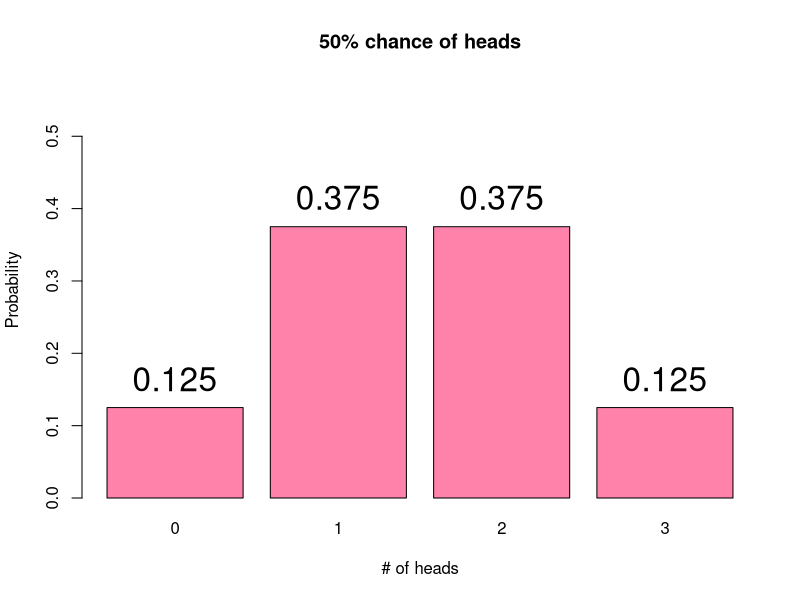
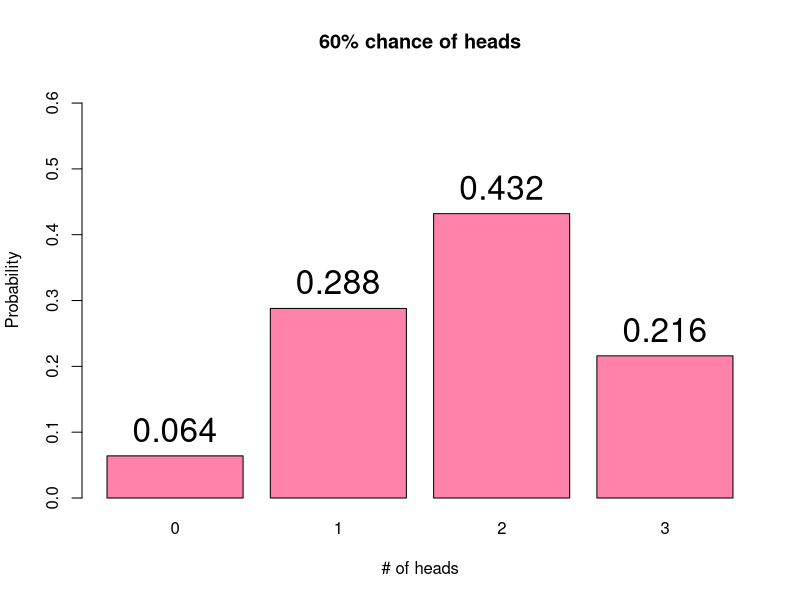
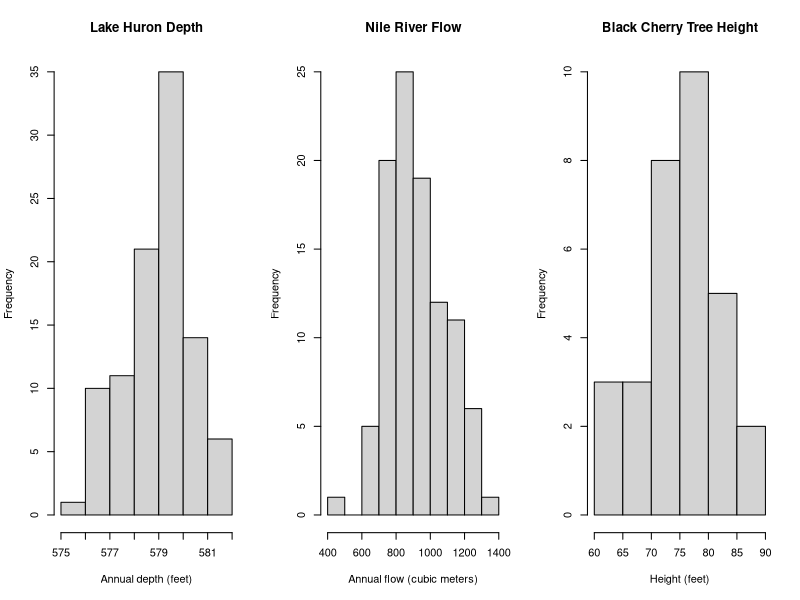
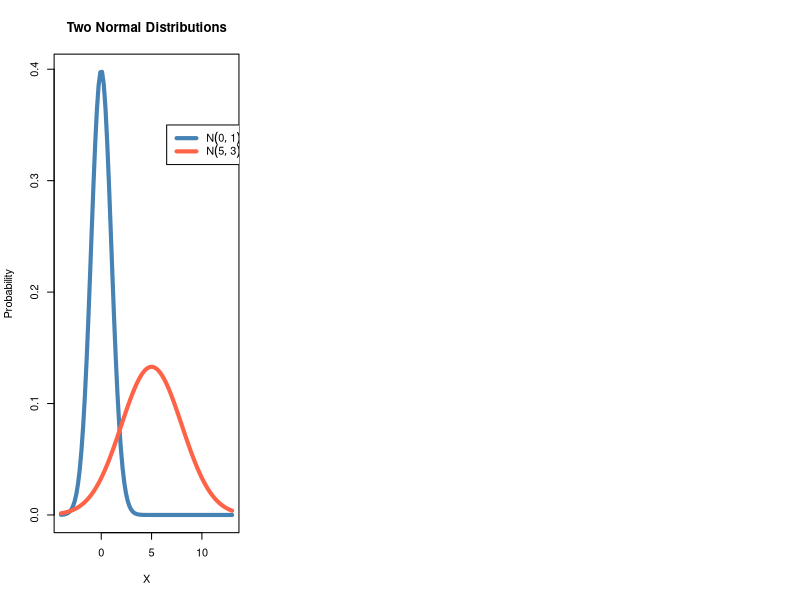
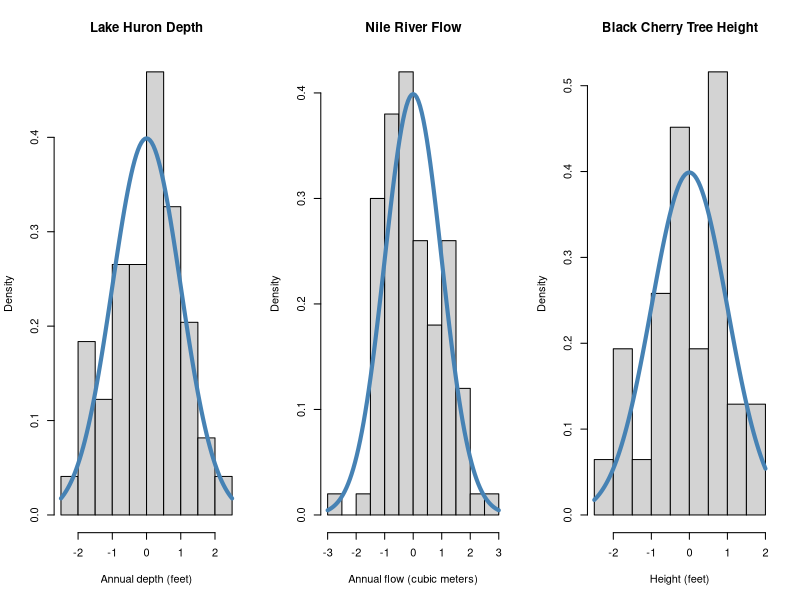
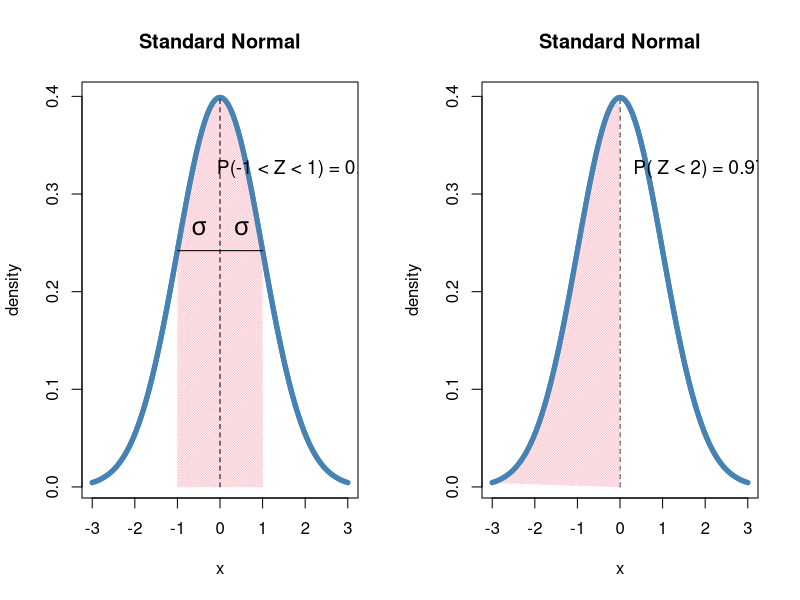

The R source for these figures, in order:
## ---- chunk 1
x <- 0:3
y <- dbinom(x, size = 3, prob = 0.5)
scaleFac1 <- sum(y) * 0.2
scaleFac2 <- sum(y) * 0.04
my_bar <- barplot(y, names.arg = x, col = 'palevioletred1',
                      ylim = c(0, max(y) + scaleFac1),
                  xlab = '# of heads',
                  ylab = 'Probability',
                  main = '50% chance of heads')
text(my_bar, y + scaleFac2, y, cex = 2)
## ---- chunk 2
x <- 0:3
y <- dbinom(x, size = 3, prob = 0.6)
scaleFac1 <- sum(y) * 0.2
scaleFac2 <- sum(y) * 0.04
my_bar <- barplot(y, names.arg = x, col = 'palevioletred1',
                      ylim = c(0, max(y) + scaleFac1),
                  xlab = '# of heads',
                  ylab = 'Probability',
                  main = '60% chance of heads')
text(my_bar, y + scaleFac2, y, cex = 2)
## ---- chunk 3
x <- 0:3
y <- dbinom(x, 3, 0.5)
tmp <- data.frame(x, y)
knitr::kable(tmp, col.names = c('x', 'P(X = x)'), align = 'c') |> 
  kableExtra::kable_styling(full_width = FALSE)
## ---- chunk 4
par(mfrow = c(1, 3))
hist(LakeHuron, xlab = 'Annual depth (feet)', main = 'Lake Huron Depth')
hist(Nile, xlab = 'Annual flow (cubic meters)', main = 'Nile River Flow')
hist(trees$Height, xlab = 'Height (feet)', main = 'Black Cherry Tree Height')
## ---- chunk 5
curve(dnorm(x, 0, 1), from = -4, to = 13, lwd = 4,
      col = 'steelblue', ylab = 'Probability', xlab = 'X',
      main = "Two Normal Distributions")
curve(dnorm(x, 5, 3), add = TRUE, lwd = 4, col = 'tomato')
legend(x = 6.5, y = 0.35, legend = c(expression(N(0,1)),
                                     expression(N(5,3))),
       lwd = 4, col = c("steelblue", "tomato"))
## ---- chunk 6
par(mfrow = c(1, 3))
mkstd <- function(x) (x-mean(x))/sd(x)
hist(mkstd(LakeHuron), freq = FALSE, xlab = 'Annual depth (feet)', 
     main = 'Lake Huron Depth')
curve(dnorm(x), add = TRUE, col = 'steelblue', lwd = 4)
hist(mkstd(Nile), freq = FALSE, xlab = 'Annual flow (cubic meters)', 
     main = 'Nile River Flow')
curve(dnorm(x), add = TRUE, col = 'steelblue', lwd = 4)
hist(mkstd(trees$Height), freq = FALSE, xlab = 'Height (feet)', 
     main = 'Black Cherry Tree Height')
curve(dnorm(x), add = TRUE, col = 'steelblue', lwd = 4)
## ---- chunk 7
## note, for each plot, the first curve effectively sets the frame, 
# then the polygon is drawn, then the curve again to be over the polygon.
# probably neater way to do this but oh well ¯\_(ツ)_/¯

par(mfrow = c(1, 2))
curve(dnorm(x, 0, 1), from = -3, to = 3, lwd = 5, col = 'steelblue',
      ylab = 'density', main = "Standard Normal")
x <- seq(-2, 2, 0.01)
y <- dnorm(x)
z <- 1
#axis(1, at = c(-z, 0, z), labels = c(expression(-z[alpha]), 0, expression(z[alpha])))
polygon(c(-z, x[x > -z & x < z], z ),
        c(0, y[x > -z & x < z], 0), col = 'pink',angle = 45, density = 55,
        border = FALSE)
curve(dnorm(x, 0, 1), from = -3, to = 3, lwd = 5, col = 'steelblue',
      ylab = 'density', main = "Standard Normal", add = TRUE) 

text(2, 0.325, cex = 1.15,
     labels = expression(paste("P(-", 1, " < Z < ", 1, ") = ", 0.683)))
lines(x = c(-1, 1), y = c(dnorm(1,0,1), dnorm(1,0,1)))
lines(x = c(0,0), y = c(0, dnorm(0, 0, 1)), lty = 2)
text(x = 0.5, y = 0.265, labels = expression(sigma), cex = 1.5)
text(x = -0.5, y = 0.265, labels = expression(sigma), cex = 1.5)

###

curve(dnorm(x, 0, 1), from = -3, to = 3, lwd = 5, col = 'steelblue',
      ylab = 'density', main = "Standard Normal")
lines(x = c(0,0), y = c(0, dnorm(0, 0, 1)), lty = 2)
x <- seq(-3, 0, 0.01)
y <- dnorm(x)
z <- 0
#axis(1, at = c(-z, 0, z), labels = c(expression(-z[alpha]), 0, expression(z[alpha])))
polygon(c(-z, x[x < z], z ),
        c(0, y[x < z], 0), col = 'pink',angle = 45, density = 55,
        border = FALSE)
curve(dnorm(x, 0, 1), from = -3, to = 3, lwd = 5, col = 'steelblue',
      ylab = 'density', main = "Standard Normal", add = TRUE)
text(2, 0.325, cex = 1.15,
     labels = expression(paste("P( Z < ", 2, ") = ", 0.978)))
